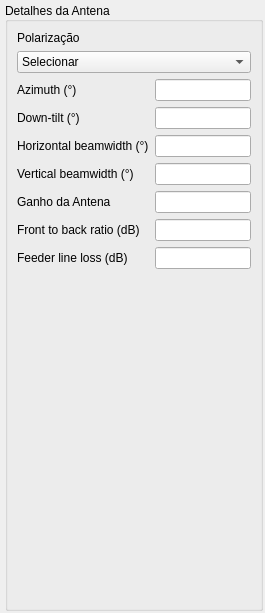
               <widget class="QWidget" name="scroll_area_widget_contents_antenna">
                <property name="geometry">
                 <rect>
                  <x>0</x>
                  <y>0</y>
                  <width>265</width>
                  <height>613</height>
                 </rect>
                </property>
                <property name="minimumSize">
                 <size>
                  <width>0</width>
                  <height>0</height>
                 </size>
                </property>
                <property name="maximumSize">
                 <size>
                  <width>16777215</width>
                  <height>16777215</height>
                 </size>
                </property>
                <layout class="QVBoxLayout" name="verticalLayout_4">
                 <property name="spacing">
                  <number>2</number>
                 </property>
                 <property name="leftMargin">
                  <number>5</number>
                 </property>
                 <property name="topMargin">
                  <number>2</number>
                 </property>
                 <property name="rightMargin">
                  <number>2</number>
                 </property>
                 <property name="bottomMargin">
                  <number>2</number>
                 </property>
                 <item>
                  <widget class="QGroupBox" name="group_box_antenna_details">
                   <property name="sizePolicy">
                    <sizepolicy hsizetype="Preferred" vsizetype="Preferred">
                     <horstretch>0</horstretch>
                     <verstretch>0</verstretch>
                    </sizepolicy>
                   </property>
                   <property name="minimumSize">
                    <size>
                     <width>0</width>
                     <height>0</height>
                    </size>
                   </property>
                   <property name="maximumSize">
                    <size>
                     <width>16777215</width>
                     <height>16777215</height>
                    </size>
                   </property>
                   <property name="autoFillBackground">
                    <bool>false</bool>
                   </property>
                   <property name="title">
                    <string>Detalhes da Antena</string>
                   </property>
                   <property name="alignment">
                    <set>Qt::AlignLeading|Qt::AlignLeft|Qt::AlignVCenter</set>
                   </property>
                   <property name="flat">
                    <bool>false</bool>
                   </property>
                   <layout class="QFormLayout" name="formLayout_4">
                    <property name="horizontalSpacing">
                     <number>6</number>
                    </property>
                    <property name="rightMargin">
                     <number>9</number>
                    </property>
                    <property name="bottomMargin">
                     <number>9</number>
                    </property>
                    <item row="0" column="0">
                     <widget class="QLabel" name="label_antenna_polarization">
                      <property name="text">
                       <string>Polarização</string>
                      </property>
                     </widget>
                    </item>
                    <item row="1" column="0" colspan="2">
                     <widget class="QComboBox" name="combo_box_antenna_antenna_polarisation">
                      <item>
                       <property name="text">
                        <string>Selecionar</string>
                       </property>
                      </item>
                      <item>
                       <property name="text">
                        <string>Vertical</string>
                       </property>
                      </item>
                      <item>
                       <property name="text">
                        <string>Horizontal</string>
                       </property>
                      </item>
                     </widget>
                    </item>
                    <item row="2" column="0">
                     <widget class="QLabel" name="label_antenna_azimuth">
                      <property name="text">
                       <string>Azimuth (°)</string>
                      </property>
                     </widget>
                    </item>
                    <item row="2" column="1">
                     <widget class="QLineEdit" name="input_antenna_azimuth">
                      <property name="text">
                       <string/>
                      </property>
                     </widget>
                    </item>
                    <item row="4" column="0">
                     <widget class="QLabel" name="label_antenna_down_tilt">
                      <property name="text">
                       <string>Down-tilt (°)</string>
                      </property>
                      <property name="margin">
                       <number>0</number>
                      </property>
                     </widget>
                    </item>
                    <item row="4" column="1">
                     <widget class="QLineEdit" name="input_antenna_down_tilt"/>
                    </item>
                    <item row="6" column="0">
                     <widget class="QLabel" name="label_antenna_horizontal_beamwidth">
                      <property name="text">
                       <string>Horizontal beamwidth (°)</string>
                      </property>
                     </widget>
                    </item>
                    <item row="6" column="1">
                     <widget class="QLineEdit" name="input_antenna_horizontal_beamwidth"/>
                    </item>
                    <item row="7" column="0">
                     <widget class="QLabel" name="label_antenna_vertical_beamwidth">
                      <property name="text">
                       <string>Vertical beamwidth (°)</string>
                      </property>
                     </widget>
                    </item>
                    <item row="7" column="1">
                     <widget class="QLineEdit" name="input_antenna_vertical_beamwidth"/>
                    </item>
                    <item row="8" column="0">
                     <widget class="QLabel" name="label_antenna_gain">
                      <property name="text">
                       <string>Ganho da Antena</string>
                      </property>
                     </widget>
                    </item>
                    <item row="8" column="1">
                     <widget class="QLineEdit" name="input_antenna_gain"/>
                    </item>
                    <item row="9" column="0">
                     <widget class="QLabel" name="label_antenna_front_back_ratio">
                      <property name="text">
                       <string>Front to back ratio (dB)</string>
                      </property>
                     </widget>
                    </item>
                    <item row="9" column="1">
                     <widget class="QLineEdit" name="input_antenna_front_back_ratio"/>
                    </item>
                    <item row="10" column="0">
                     <widget class="QLabel" name="label_antenna_feeder_line_loss">
                      <property name="text">
                       <string>Feeder line loss (dB)</string>
                      </property>
                     </widget>
                    </item>
                    <item row="10" column="1">
                     <widget class="QLineEdit" name="input_antenna_feeder_line_loss"/>
                    </item>
                   </layout>
                  </widget>
                 </item>
                </layout>
               </widget>
